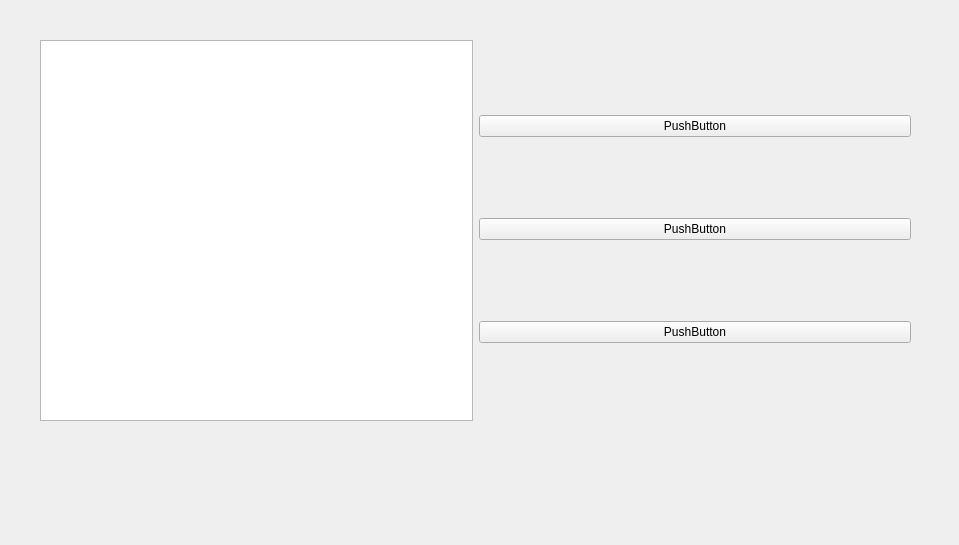
<?xml version="1.0" encoding="UTF-8"?>
<ui version="4.0">
 <class>MainWidget</class>
 <widget class="QWidget" name="MainWidget">
  <property name="geometry">
   <rect>
    <x>0</x>
    <y>0</y>
    <width>959</width>
    <height>545</height>
   </rect>
  </property>
  <property name="sizePolicy">
   <sizepolicy hsizetype="Ignored" vsizetype="Ignored">
    <horstretch>0</horstretch>
    <verstretch>0</verstretch>
   </sizepolicy>
  </property>
  <property name="windowTitle">
   <string>MainWidget</string>
  </property>
  <property name="inputMethodHints">
   <set>Qt::ImhDigitsOnly</set>
  </property>
  <widget class="QWidget" name="horizontalLayoutWidget">
   <property name="geometry">
    <rect>
     <x>40</x>
     <y>40</y>
     <width>871</width>
     <height>381</height>
    </rect>
   </property>
   <layout class="QHBoxLayout" name="horizontalLayout">
    <item>
     <widget class="QGraphicsView" name="graphicsView">
      <property name="enabled">
       <bool>true</bool>
      </property>
      <property name="sizePolicy">
       <sizepolicy hsizetype="Ignored" vsizetype="Ignored">
        <horstretch>0</horstretch>
        <verstretch>0</verstretch>
       </sizepolicy>
      </property>
      <property name="sizeAdjustPolicy">
       <enum>QAbstractScrollArea::AdjustIgnored</enum>
      </property>
      <property name="resizeAnchor">
       <enum>QGraphicsView::AnchorViewCenter</enum>
      </property>
     </widget>
    </item>
    <item>
     <layout class="QGridLayout" name="gridLayout">
      <item row="2" column="0">
       <widget class="QPushButton" name="pushButton_3">
        <property name="text">
         <string>PushButton</string>
        </property>
       </widget>
      </item>
      <item row="1" column="0">
       <widget class="QPushButton" name="pushButton_2">
        <property name="text">
         <string>PushButton</string>
        </property>
       </widget>
      </item>
      <item row="0" column="0">
       <widget class="QPushButton" name="pushButton">
        <property name="text">
         <string>PushButton</string>
        </property>
       </widget>
      </item>
     </layout>
    </item>
   </layout>
  </widget>
 </widget>
 <resources/>
 <connections/>
</ui>
